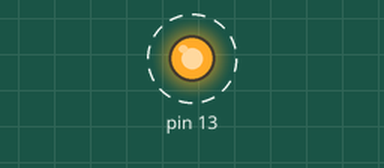
Bench run of a sketch on a simulated Arduino Uno, built with avr-gcc and run on an emulated ATmega328P. On the bench: output pins drawn as LEDs (lit = HIGH). Dashed ring = blinking.

Above: at 0.12 s.
Timing chart, 0 to 3.0 s (numbered marks = the images above):
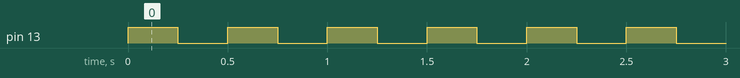

The sketch:

bai_1.ino
```cpp
// nháy Led sẵn GPIO 13 tần số 2 Hz --> 1s bóng sáng 2 lần tối 2 lần
//led đc nối MCU-Led_GND

void setup() {
  pinMode(13, 1); // khai báo chân 13 là đầu ra
  digitalWrite(13,0); // xuất 0V ra chân 13
}

void loop() {
  digitalWrite(13, 1); // xuất 5V ra chân 13
  delay(250); // trễ tính theo ms
  digitalWrite(13, 0);
  delay(250);
}
```

Measured:
- by itself, pin 13: alternates HIGH for 0.25 s and LOW for 0.25 s
